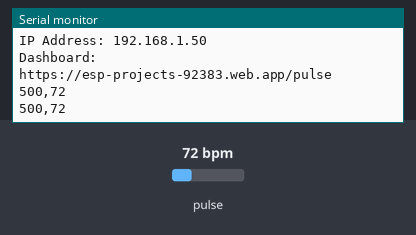
The sketch below on a simulated ESP32. Parts: the last lines printed to the serial monitor. The test bench sets the inputs (shaded band); at power-on: pulse 72 bpm. WiFi joins after 1.5 s; servers stay silent unless stated; uploads are accepted with an empty reply.

Above: at 2.7 s.
2.8 s: pulse set to 42 bpm
At 5.36 s:
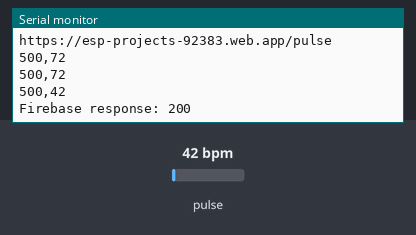
5.8 s: pulse set to 70 bpm
At 10.53 s:
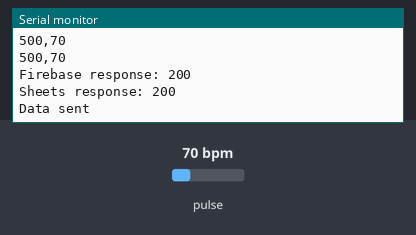
Timing chart, 0 to 12.0 s (numbered marks = the images above; inputs shaded):
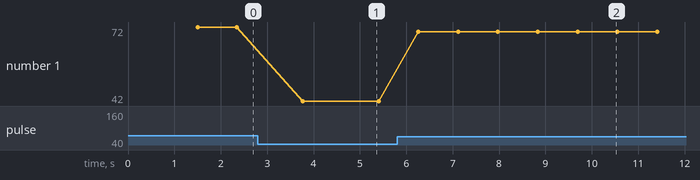

The sketch:

Pulse_Sensor.ino
```cpp
#include <WiFi.h>
#include <HTTPClient.h>
#include <PulseSensorPlayground.h>

// -------- WiFi --------
#define WIFI_SSID "Vivo Y21e"
#define WIFI_PASSWORD "123456789"

// -------- Firebase --------
#define FIREBASE_HOST "https://esp-projects-92383-default-rtdb.firebaseio.com"
#define FIREBASE_SECRET "npuRerfKNuU8nUmAM2XZVsgVFsfJQXNSXDdIerLH"

// -------- Google Sheets --------
String scriptURL = "https://script.google.com/macros/s/AKfycbwhRQBZmy20q2Zrqh-GzjPk5-zNZ0TQm8Qjx1SjJ5gnuHDTawl-ovDJ2Ug43TDzHx_9/exec";

// -------- Pulse Sensor --------
#define PULSE_PIN 34
#define THRESHOLD 1400

PulseSensorPlayground pulseSensor;

// -------- Variables --------
unsigned long lastSend = 0;
int lastBPM = 0;

void setup() {

  Serial.begin(115200);

  // Pulse sensor setup
  pulseSensor.analogInput(PULSE_PIN);
  pulseSensor.setThreshold(THRESHOLD);

  if (!pulseSensor.begin()) {
    Serial.println("Pulse Sensor Failed");
    while (1);
  }

  Serial.println("Pulse Sensor Ready");

  // WiFi connection
  WiFi.begin(WIFI_SSID, WIFI_PASSWORD);

  Serial.print("Connecting WiFi");

  while (WiFi.status() != WL_CONNECTED) {
    delay(500);
    Serial.print(".");
  }

  Serial.println("\nWiFi Connected");
  Serial.print("IP Address: ");
  Serial.println(WiFi.localIP());

  Serial.println("Dashboard:");
  Serial.println("https://esp-projects-92383.web.app/pulse");
}

void loop() {

  int signal = pulseSensor.getLatestSample();
  int bpm = pulseSensor.getBeatsPerMinute();

  // Detect heartbeat
  if (pulseSensor.sawStartOfBeat() && bpm > 0) {

    lastBPM = bpm;

    // Serial Plotter output
    Serial.print(signal);
    Serial.print(",");
    Serial.println(lastBPM);
  }

  // Send data every 5 seconds
  if (millis() - lastSend > 5000) {

    lastSend = millis();

    if (WiFi.status() == WL_CONNECTED && lastBPM > 0) {

      HTTPClient http;

      // ================= FIREBASE =================
      String firebaseURL = String(FIREBASE_HOST) +
                           "/sensors/pulse/bpm.json?auth=" +
                           FIREBASE_SECRET;

      http.begin(firebaseURL);
      http.addHeader("Content-Type", "application/json");

      int firebaseCode = http.PUT(String(lastBPM));

      Serial.print("Firebase response: ");
      Serial.println(firebaseCode);

      http.end();

      // ================= GOOGLE SHEETS =================
      String sheetURL = scriptURL +
                        "?bpm=" + String(lastBPM) +
                        "&signal=" + String(signal);

      http.begin(sheetURL);

      int sheetCode = http.GET();

      Serial.print("Sheets response: ");
      Serial.println(sheetCode);

      http.end();

      Serial.println("Data sent\n");
    }
  }
}
```

Measured:
- after the input at 2.8 s, the serial monitor: prints a new line after 0.97 s (image 1)
- after the input at 5.8 s, the serial monitor: prints a new line after 0.46 s (image 2)
- plotted number 1: 72 → 42 after the input at 2.8 s, 42 → 70 after the input at 5.8 s
